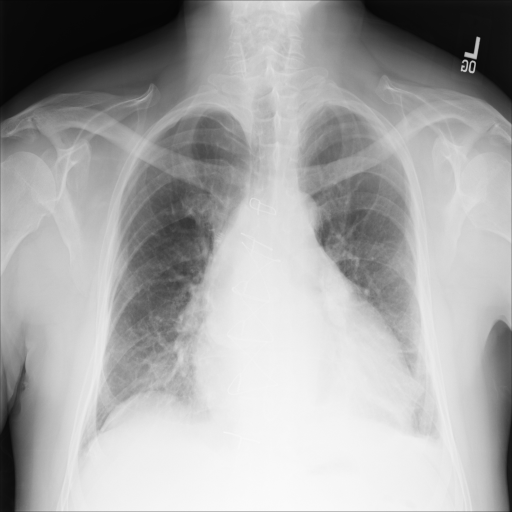
#> input picture data/normal/00000001_002.png, 1024 x 1024 px (shown at 1/2 size); its folder holds 3 pictures in this run
$ python explore_data.py
#> lines starting #> are read from the running program, lines starting #| are printed output that depends on the picture
import os
import numpy as np
import pandas as pd
import matplotlib.pyplot as plt
import seaborn as sns
from PIL import Image
import pydicom
import cv2

# Set up paths
base_dir = 'data'
normal_dir = os.path.join(base_dir, 'normal')
pneumonia_dir = os.path.join(base_dir, 'pneumonia')  # Corrected path
pneumonia_metadata = os.path.join(base_dir, 'pneumonia')

# Get file counts
normal_count = len([f for f in os.listdir(normal_dir) if f.endswith(('.png', '.jpg', '.jpeg', '.dcm'))])
pneumonia_count = len([f for f in os.listdir(pneumonia_dir) if f.endswith(('.png', '.jpg', '.jpeg', '.dcm'))])

print(f"Normal images: {normal_count}")
print(f"Pneumonia images: {pneumonia_count}")

# Create dataframe with image paths and labels
data = []
for label, dir_path in [('normal', normal_dir), ('pneumonia', pneumonia_dir)]:
    # Skip metadata files in pneumonia directory
    if label == 'pneumonia' and not dir_path.endswith('images'):
        continue
    for img_file in os.listdir(dir_path):
        if img_file.endswith(('.png', '.jpg', '.jpeg', '.dcm')):
            data.append({
                'path': os.path.join(dir_path, img_file),
                'label': label,
                'file_type': img_file.split('.')[-1]
            })

df = pd.DataFrame(data)

# Basic statistics
print("\nData Summary:")
print(df['label'].value_counts())
print("\nFile Types:")
print(df['file_type'].value_counts())

# Sample image analysis
def analyze_sample_images(df, n_samples=3):
#> called with n_samples = 3
    fig, axes = plt.subplots(2, n_samples, figsize=(15, 8))
    fig.suptitle('Sample Images from Each Class')

    for i, (label, group) in enumerate(df.groupby('label')):
        samples = group.sample(n_samples)
        for j, (_, row) in enumerate(samples.iterrows()):
            try:
                if row['file_type'] == 'dcm':
                    img = pydicom.dcmread(row['path']).pixel_array
                else:
                    img = cv2.imread(row['path'])
#> img is the input picture: shape (1024, 1024, 3); min 3, max 255, mean 167
                    img = cv2.cvtColor(img, cv2.COLOR_BGR2RGB)

                axes[i,j].imshow(img, cmap='gray' if len(img.shape) == 2 else None)
                axes[i,j].set_title(f"{label}\n{row['path'].split('/')[-1]}")
                axes[i,j].axis('off')

                # Print image stats
                print(f"\nImage: {row['path']}")
                print(f"Shape: {img.shape}")
#| Shape: (1024, 1024, 3)
                print(f"Min pixel value: {img.min()}")
#| Min pixel value: 3
                print(f"Max pixel value: {img.max()}")
#| Max pixel value: 255
                print(f"Mean pixel value: {img.mean():.2f}")
#| Mean pixel value: 167.03

            except Exception as e:
                print(f"Error loading {row['path']}: {str(e)}")

    plt.tight_layout()
    plt.show()
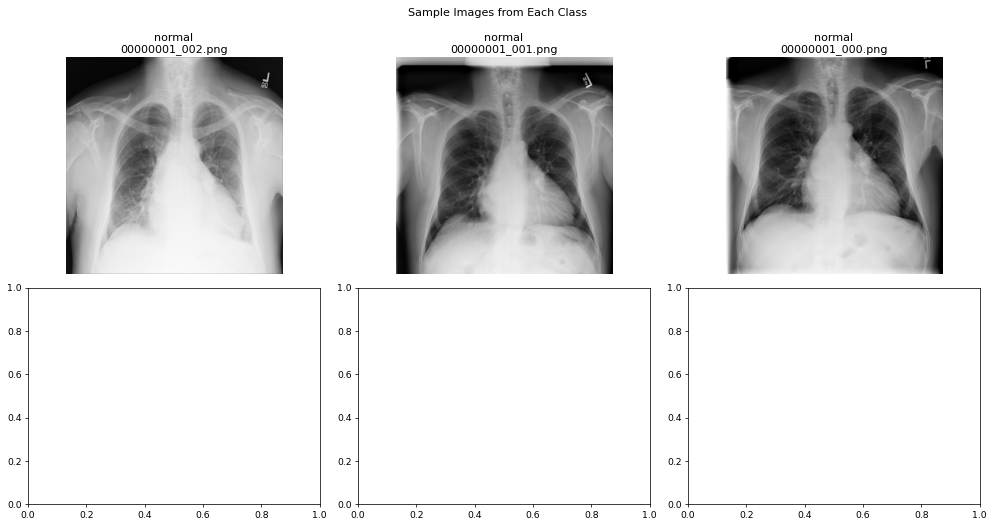
#> figure drawn by matplotlib, 3 panels

# Run analysis
analyze_sample_images(df)

# Save the dataframe for future use
df.to_csv('data_summary.csv', index=False)
print("\nData summary saved to data_summary.csv")
